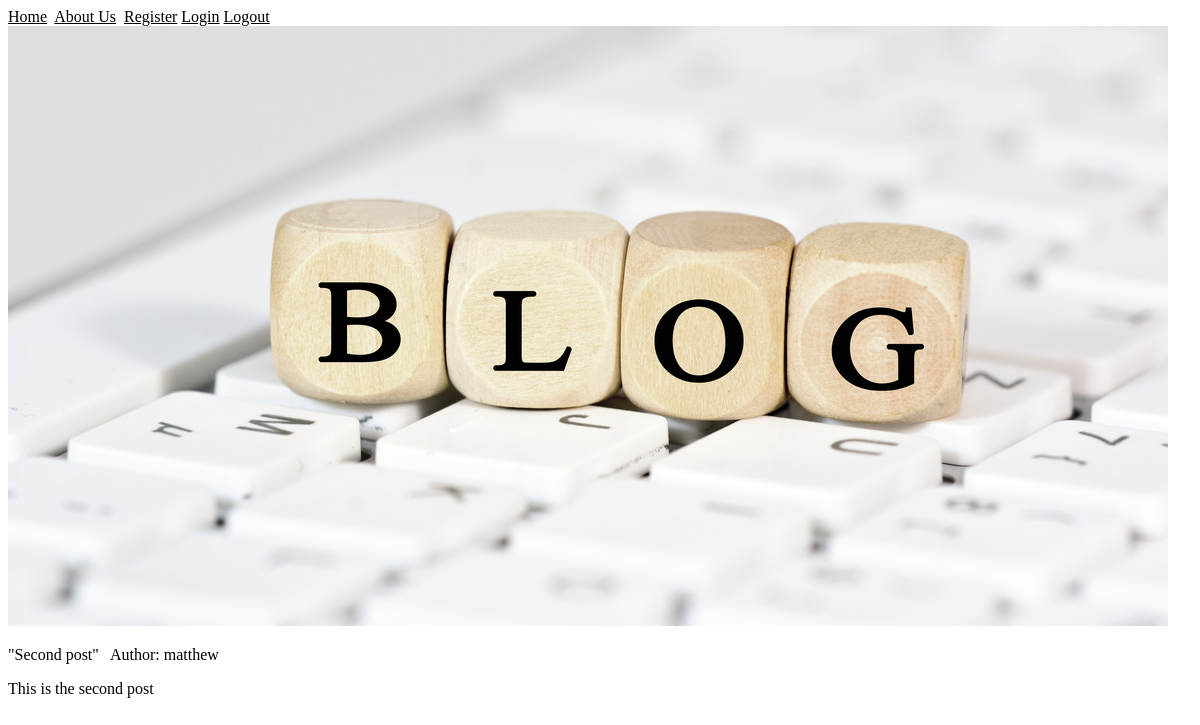
The page /post/2 on the database as committed earlier.
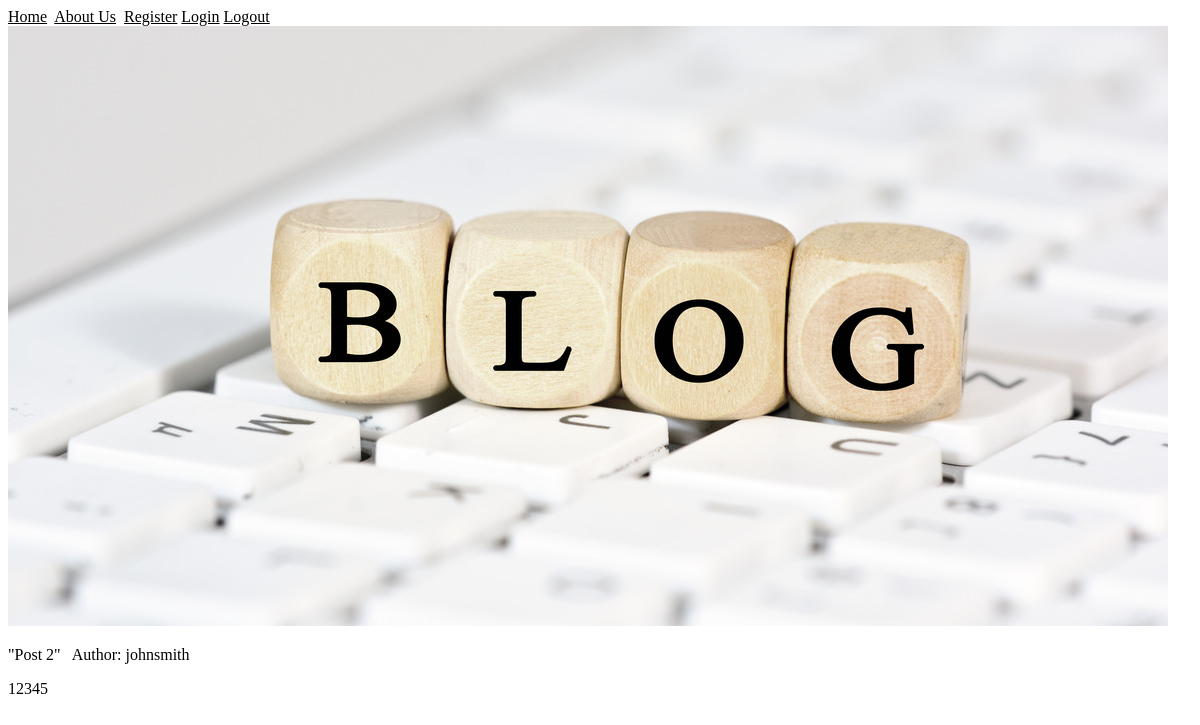
The same page on the database as committed later.
### blog/models.py (models this page shows, shortened)
class Post(db.Model):
  id = db.Column(db.Integer, primary_key=True)
  date = db.Column(db.DateTime, nullable=False, default=datetime.utcnow)
  title = db.Column(db.Text, nullable=False)
  content = db.Column(db.Text, nullable=False)
  image_file = db.Column(db.String(40), nullable=False, default='default.jpg')
  author_id = db.Column(db.Integer, db.ForeignKey('user.id'), nullable=False)

class User(UserMixin,db.Model):
  id = db.Column(db.Integer, primary_key=True)
  username = db.Column(db.String(15), unique=True, nullable=False)
  hashed_password=db.Column(db.String(128))
  post = db.relationship('Post', backref='user', lazy=True)
  @property
  def password(self):
    raise AttributeError('Password is not readable.')

### blog/routes.py (the view)
@app.route("/post/<int:post_id>")
def post(post_id):
  post=Post.query.get_or_404(post_id)
  return render_template('post.html',title=post.title,post=post)

### blog/templates/post.html
{% extends "layout.html" %}
{% block content %}
<img src="{{ url_for('static', filename='img/' + post.image_file) }}">
<p>"{{ post.title }}" &nbsp Author: {{ post.user.username }}</p>
<p>{{ post.content }}</p>
{% endblock content %}

Rows that differ between the two databases and show on the page:
no longer on this page (row edited): User: user.username "matthew"
changed Post: title "Second post" → "Post 2"; content "This is the second post" → "12345"
now on this page (row edited): User: user.username "johnsmith"
